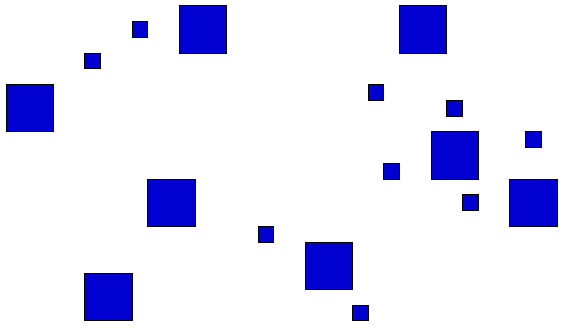
#> input picture Trabalho_3/objetos1.png, 563 x 327 px
$ python main.py --img_address objetos1.png
#> lines starting #> are read from the running program, lines starting #| are printed output that depends on the picture; after the words box and inside, x2 and y2 are one past the last pixel; in counts of white or black regions, pixels touching at a corner belong together; long printed decimals are rounded
#> in main, imageColor is the input picture: shape (327, 563, 3); mean B, G, R 247.3, 225.6, 225.6
### Trabalho_3/objectmeasures.py
import cv2
import numpy as np
import imutils as imu
import matplotlib.mlab as mlab
import matplotlib.pyplot as plt

"""
	In this Assignment we are going to work with a RGB image (multispectral image), therefore, each pixel p(x,y) keep an array of size 3,
	that contains, in this format, the amount of Red, Green and Blue in (x,y).

	For delevelop all the tasks, it will be necessary to use the following libraries:
			- Numpy
			- Imutils
			- OpenCV
"""

def Color_Transformation(image):
	"""

		This function transform a RGB image of size M X N, into a Binary Image of size M X N, using a global thresholding.
		Since the image has a white background and an color variation for the objects (expect white), the threshold T can be giving as:

									T = [255,255,255]  (white)

		Then, for each pixel p (x,y):

					g(x,y) = {	[255,255,255],	if p(x,y) = T

								[0,0,0]  if p(x,y) < T
												}
	"""
	#Copy the original image information
	image_transformed = image.copy()

	#Define the threshold T
	T = np.array((255,255,255),dtype = np.uint8)

	#Acess each pixel p(x,y) of the image
	for x in range(image_transformed.shape[0]):
		for y in range(image_transformed.shape[1]):

			#Apply the Thresholding
			#For threshold the image, use the np.array_equal from Numpy. This function compares the pixel value (which is an array of 3 elements)
			if(np.array_equal(image_transformed[x,y], T) == False):
				image_transformed[x,y] = np.array((0,0,0), dtype = np.uint8)
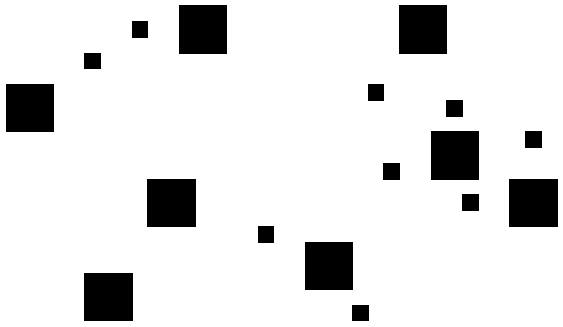
#> image_transformed: shape (327, 563, 3); 88.5% white; 17 black regions, largest, box (x1, y1, x2, y2) and area: (179, 5, 227, 54) 2352, (399, 5, 447, 54) 2352, (431, 131, 479, 180) 2352

	return image_transformed


def Object_Contour_Extraction(image):
	"""
		This function gets the objects images outlines (contours) using the Canny outline operator.
		Since the image is binary, therefore, has pixels valuing 0 (objects) or 255 (background) , and we want to extrat the objects contours (pixel with 0 value)
		,it was decided to put the threshold T1 was valuing 120, and T2 was valuing 220.
			--- Obs: In the Canny method, T2 > T1. A point is considered part of the image edge if its magnitude is bigger than T2. His neighbors are edges too, if
				their values is bigger than T1.
	"""

	image_transformed = Color_Transformation(image)
	images_edges = cv2.Canny(image_transformed,120,220)
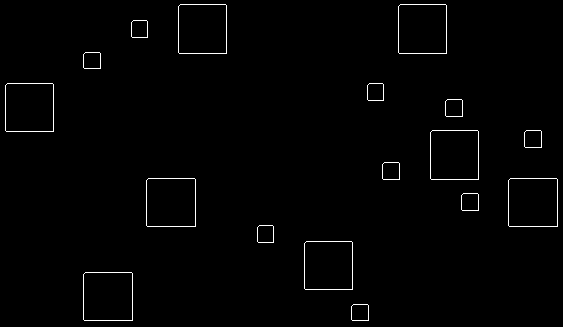
#> images_edges: shape (327, 563); 1.1% white in thin lines or dots

	return images_edges

def Object_Features_Extraction(image,hist_name):
	"""
		This function gets some Features of the objects in the images as: Centroid, Perimeter and Area.

			- The centroid of a shape is the arithmetic mean (i.e. the average) of all the points in a shape.
		We can find the center of the blob using moments in OpenCV. But first of all, we should know what exactly Image moment is all about.
		Image Moment is a particular weighted average of image pixel intensities,
		with the help of which we can find some specific properties of an image, like radius, area, centroid,
		etc. To find the centroid of the image, we generally convert it to binary format and then find its center.

		The centroid formula is given by:
				Cx = M10/ M00
				Cy = M01/ M00

			 -  An object Perimeter is the sum of each point of the object edge. Therefore, we need to sum all the points related to the contour of the object.
		The OpenCV Library offers the arglenght() function that calculates the perimeter of a curve.

			 - An object area is a mathematical concept that can be defined as the amount of two-dimensional space, ie surface of this object.
		The OpenCV Library offers the countourArea() function that calculates the perimeter of a curve.

		For extract the centroid, perimeter and area, will be necessary to extract the objects contours, and by that calculte its center.
	"""
#> called with hist_name = 'objetos1.png'
	#Gets image with oly the objects edges
	image_transformed = Object_Contour_Extraction(image)
	image_feature = image.copy()

	#After applying thresholding the shapes are represented as a black foreground on a white background.
	#Find the location of these black regions using contour detection.
	contours = cv2.findContours(image_transformed.copy(),cv2.RETR_EXTERNAL, cv2.CHAIN_APPROX_SIMPLE)
#> contours = 17 contours; largest, box (x1, y1, x2, y2) and area: (83, 272, 133, 321) 2349, (508, 178, 558, 227) 2349, (146, 178, 196, 227) 2349, (430, 130, 479, 180) 2349, (398, 4, 447, 54) 2349
	contours = imu.grab_contours(contours)

	#Define perimeter and area variables.
	contour_perimeter =[]
	contour_area = []

	# print("Number of Regions: ", str(len(contours)))
	#Count each region of contour founded
	count = -1

	for i in contours:

		#CENTROID EXTRACTION
		# Compute the center of the contour
		M = cv2.moments(i)
		if(M["m00"] == 0):
			cX = 0
			cY = 0
		else:
			cX = int(M["m10"] / M["m00"])
			cY = int(M["m01"] / M["m00"])


		#PERIMETERS EXTRACTION
		#Compute the perimeter of the contour
		contour_perimeter.append(cv2.arcLength(i,True))

		#AREA EXTRACTION
		#Compute the area of the contour
		contour_area.append(cv2.contourArea(i))

		#Count each contour region finded
		count = count + 1

		#Put the centroid in each respective object of the image
		cv2.putText(image_feature,str(count), (cX, cY),
		cv2.FONT_HERSHEY_PLAIN, 0.8, (0, 0, 0), 1)

		#Print the Area and Perimeter in each respective object of the image
		print("\nRegion " + str(count) + "		Area: " +str(contour_area[count]) + "		Perimeter: " + str(contour_perimeter[count]))
#> this loop made 17 passes
#> (cX, cY) on passes 1 to 12: (359, 312), (107, 296), (328, 265), (265, 233), (469, 201), (532, 202), (170, 202), (390, 170), (532, 138), (454, 154), (453, 107), (375, 91)
#| Region 0		Area: 269.0		Perimeter: 63.657
#| Region 1		Area: 2349.0		Perimeter: 191.657
#| Region 2		Area: 2301.0		Perimeter: 189.657
#| Region 3		Area: 269.0		Perimeter: 63.657
#| Region 4		Area: 286.0		Perimeter: 65.657
#| Region 5		Area: 2349.0		Perimeter: 191.657
#| Region 6		Area: 2349.0		Perimeter: 191.657
#| Region 7		Area: 286.0		Perimeter: 65.657
#> (further printed lines are left out)
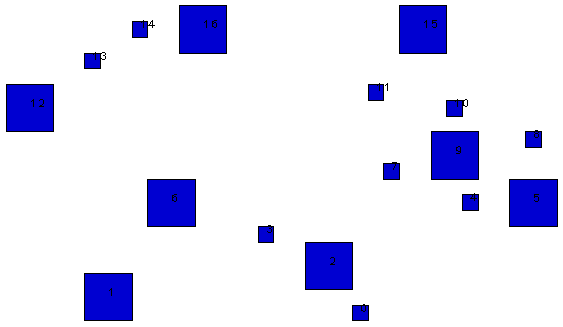
#> image_feature: shape (327, 563, 3); 0.18% of pixels changed, all inside (x1, y1, x2, y2) = (31, 20, 539, 312)
#> after the loop, contour_area = [269, 2349, 2301, 269, 286, 2349, 2349, 286, 286, 2349, 286, 269, 2301, 269, 269, 2349, 2349]; contour_perimeter = [63.66, 191.7, 189.7, 63.66, 65.66, 191.7, 191.7, 65.66, 65.66, 191.7, 65.66, 63.66, 189.7, 63.66, 63.66, 191.7, 191.7]; count = 16

	Histogram_and_ObjectSize_Classification(contours,contour_area,hist_name)

	return image_feature

def Histogram_and_ObjectSize_Classification(contours, contour_area, hist_name):
	"""
		This function will classify objects according with their area. The classification base is:

		small object: area < 1500 pixels
		medium object: area ≥ 1500 pixels and area < 3000 pixels
		big object: area ≥ 3000
	"""
#> called with hist_name = 'objetos1.png'

	#Define
	small = 0
	medium = 0
	big = 0

	#Object Classification
	for i in range(len(contour_area)):
		if(i < 1500):
			small = small +1
		elif(i >= 1500 and i < 3000):
			medium = medium + 1
		else:
			big = big + 1
#> this loop made 17 passes
#> after the loop, big = 0; medium = 0; small = 17

	print("\n Number of Small Regions: " + str(small) + "\n Number of Medium Regions: " + str(medium) + "\n Number of Big Regions: " + str(big))
#|  Number of Small Regions: 17
#|  Number of Medium Regions: 0
#|  Number of Big Regions: 0
	#Histogram

	n_bins= 10
	# the histogram of the data
	plt.hist(contour_area, n_bins, facecolor='blue', alpha=0.5)

	plt.title('Object Area Histogram')
	plt.xlabel('Area')
	plt.ylabel('Number of Objects')
	plt.savefig('output/Object_Area_Histogram/Histogram_' + hist_name)
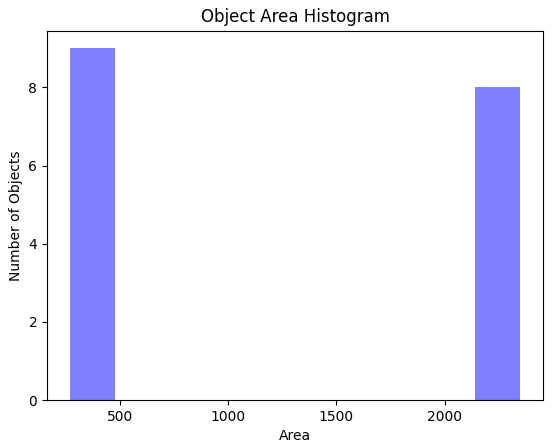
#> figure drawn by matplotlib, 1 panel; tallest bar 9 high, from x = 269 to 477

### Trabalho_3/main.py
import cv2
import argparse
import objectmeasures as measures

def main():


	parser = argparse.ArgumentParser()

	#Input
	parser.add_argument('-img',
						'--img_address',
						required = True,
						help='Selected Image')


	args = parser.parse_args()

	filename_input = args.img_address

	#Open the RGB images in grayscale using opencv. The function imread immediately save the image in numpy array format.
	imageColor = cv2.imread(filename_input)

	#Save results
	cv2.imwrite('output/Color_Transformation/ColorTransformation' + filename_input,measures.Color_Transformation(imageColor))
	cv2.imwrite('output/Object_Contours/ContoursExtraction' + filename_input,measures.Object_Contour_Extraction(imageColor))
	cv2.imwrite('output/Feature_Extraction/Object_Feature' + filename_input,measures.Object_Features_Extraction(imageColor,filename_input))


if __name__ == '__main__':
	main()

$ run again, on Trabalho_3/objetos3.png
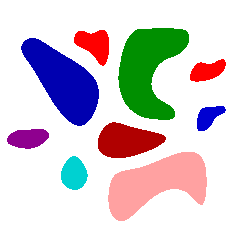
#> input picture Trabalho_3/objetos3.png, 238 x 238 px
#> in main, imageColor is the input picture: shape (238, 238, 3); mean B, G, R 209.9, 205.5, 212.4
#> after the loop in Color_Transformation, `for x in range(image_transformed.shape[0]):`:
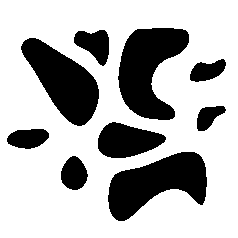
#> image_transformed: shape (238, 238, 3); 71.3% white; 9 black regions, largest, box (x1, y1, x2, y2) and area: (118, 28, 189, 120) 3969, (108, 152, 207, 221) 3934, (21, 38, 99, 126) 3584
#> images_edges: shape (238, 238); 2.8% white in thin lines or dots, all inside (x1, y1, x2, y2) = (6, 27, 226, 221)
#> contours = 9 contours; largest, box (x1, y1, x2, y2) and area: (117, 27, 189, 120) 3997, (107, 151, 207, 221) 3954, (20, 37, 99, 126) 3602, (97, 121, 166, 158) 1690, (73, 29, 109, 66) 794
#> the loop in Object_Features_Extraction, `for i in contours:` made 9 passes
#> (cX, cY) on passes 1 to 8: (73, 173), (156, 182), (27, 137), (126, 140), (208, 116), (206, 70), (62, 80), (93, 43)
#> (printed output is left out)
#> after the loop in Object_Features_Extraction, `for i in contours:`: contour_area = [679.5, 3953.5, 648, 1690.5, 450, 541, 3601.5, 793.5, 3997]; contour_perimeter = [100.3, 308.8, 106.4, 178.1, 91.6, 102.4, 263.5, 124, 316.9]; count = 8
#> the loop in Histogram_and_ObjectSize_Classification, `for i in range(len(contour_area)):` made 9 passes
#> after the loop in Histogram_and_ObjectSize_Classification, `for i in range(len(contour_area)):`: big = 0; small = 9
#|  Number of Small Regions: 9
#|  Number of Medium Regions: 0
#|  Number of Big Regions: 0
#> in Histogram_and_ObjectSize_Classification, `plt.savefig('output/Object_Area_Histogram/Histogram_' + hist_name)`:
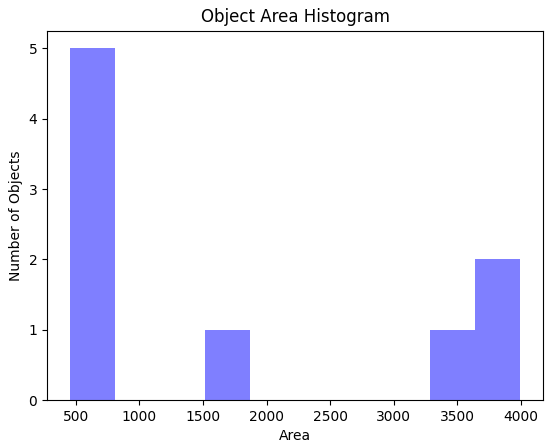
#> figure drawn by matplotlib, 1 panel; tallest bar 5 high, from x = 450 to 804.7
